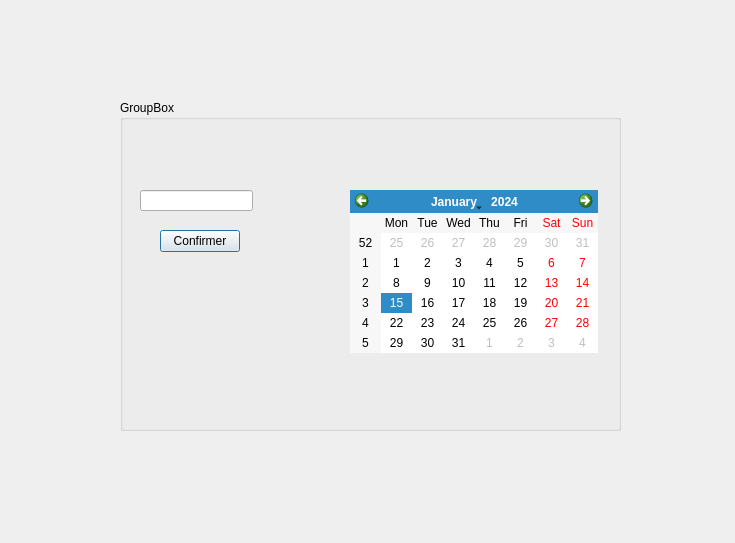
<?xml version="1.0" encoding="UTF-8"?>
<ui version="4.0">
 <class>Calender</class>
 <widget class="QDialog" name="Calender">
  <property name="geometry">
   <rect>
    <x>0</x>
    <y>0</y>
    <width>735</width>
    <height>543</height>
   </rect>
  </property>
  <property name="windowTitle">
   <string>Dialog</string>
  </property>
  <widget class="QGroupBox" name="groupBox">
   <property name="geometry">
    <rect>
     <x>120</x>
     <y>100</y>
     <width>501</width>
     <height>331</height>
    </rect>
   </property>
   <property name="title">
    <string>GroupBox</string>
   </property>
   <widget class="QLineEdit" name="lineEditC">
    <property name="geometry">
     <rect>
      <x>20</x>
      <y>90</y>
      <width>113</width>
      <height>21</height>
     </rect>
    </property>
   </widget>
   <widget class="QPushButton" name="confirmerc">
    <property name="geometry">
     <rect>
      <x>40</x>
      <y>130</y>
      <width>80</width>
      <height>22</height>
     </rect>
    </property>
    <property name="text">
     <string>Confirmer</string>
    </property>
   </widget>
   <widget class="QCalendarWidget" name="calendarWidget">
    <property name="geometry">
     <rect>
      <x>230</x>
      <y>90</y>
      <width>248</width>
      <height>163</height>
     </rect>
    </property>
   </widget>
  </widget>
 </widget>
 <resources/>
 <connections/>
</ui>
